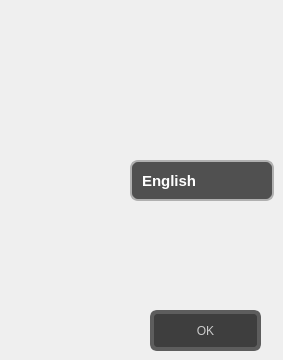
      <widget class="QWidget" name="page_option">
       <widget class="QPushButton" name="pushButton_7">
        <property name="geometry">
         <rect>
          <x>0</x>
          <y>0</y>
          <width>41</width>
          <height>41</height>
         </rect>
        </property>
        <property name="cursor">
         <cursorShape>PointingHandCursor</cursorShape>
        </property>
        <property name="styleSheet">
         <string notr="true">
#pushButton_7{
image: url(img/icon/ic/back.png);
border-radius:10px;
}
#pushButton_7:hover{
image: url(img/icon/ic/back_hover.png);
border-radius:10px;
}</string>
        </property>
        <property name="text">
         <string/>
        </property>
       </widget>
       <widget class="QComboBox" name="comboBox">
        <property name="geometry">
         <rect>
          <x>130</x>
          <y>160</y>
          <width>144</width>
          <height>41</height>
         </rect>
        </property>
        <property name="cursor">
         <cursorShape>PointingHandCursor</cursorShape>
        </property>
        <property name="styleSheet">
         <string notr="true">
QComboBox#comboBox {
    border: 2px solid #B0B0B0;
    border-radius: 8px;
    padding: 5px 10px;
	background-color: rgb(80, 80, 80);
    color:white;
    font-size: 15px;
    font-weight: bold;
}


QComboBox#comboBox:hover {
    border-color: gray; 
}


QComboBox#comboBox::drop-down {
    subcontrol-origin: padding;
    subcontrol-position: top right;
    width: 25px;
    border-left-width: 0px; 
}


QComboBox#comboBox::down-arrow {
    image: url(:/qt-project.org/styles/commonstyle/images/arrow-down-16.png);
    width: 12px;
    height: 12px;
}


QComboBox#comboBox QAbstractItemView {
    border: 2px solid rgb(152, 152, 152) ; 
    border-radius: 8px;
    	background-color: rgb(80, 80, 80);
    padding: 5px;
    outline: 0px;
}


QComboBox#comboBox QAbstractItemView::item:selected {
    background-color: gray;
    color: black;        
}


QComboBox#comboBox QAbstractItemView::item {
    height: 30px;
    padding-left: 10px;
    color: white;           
    	background-color: rgb(80, 80, 80);
    border-radius: 4px;
}</string>
        </property>
        <item>
         <property name="text">
          <string>English</string>
         </property>
        </item>
        <item>
         <property name="text">
          <string>Arabic</string>
         </property>
        </item>
       </widget>
       <widget class="QPushButton" name="pushButton_start_4">
        <property name="geometry">
         <rect>
          <x>150</x>
          <y>310</y>
          <width>111</width>
          <height>41</height>
         </rect>
        </property>
        <property name="sizePolicy">
         <sizepolicy hsizetype="Minimum" vsizetype="Preferred">
          <horstretch>0</horstretch>
          <verstretch>0</verstretch>
         </sizepolicy>
        </property>
        <property name="cursor">
         <cursorShape>PointingHandCursor</cursorShape>
        </property>
        <property name="styleSheet">
         <string notr="true">#pushButton_start_4 {
    font: 900 20pt &quot;Segoe UI&quot;;
    background-color: rgb(62, 62, 62);
    color: rgb(203, 203, 203);
    border-radius: 7px;
   border: 4px solid rgb(93, 93, 93);

   
}


#pushButton_start_4:hover {
 
	color: white;
	background-color: rgb(0, 111, 255);
    border: 2px solid black;
 
}
</string>
        </property>
        <property name="text">
         <string>OK</string>
        </property>
       </widget>
      </widget>
